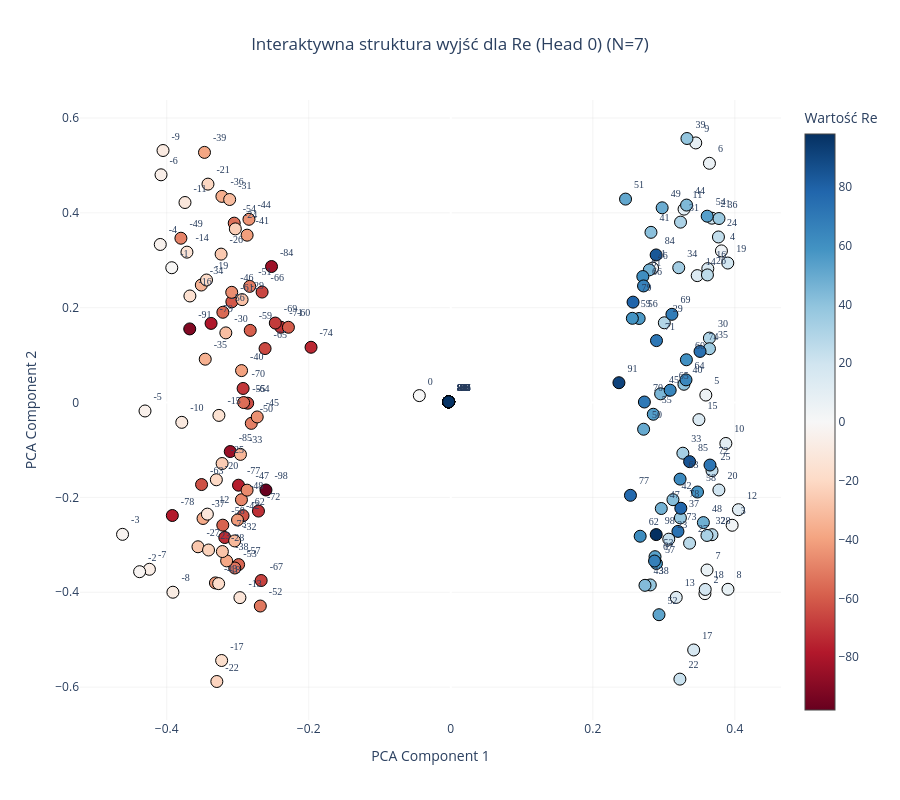
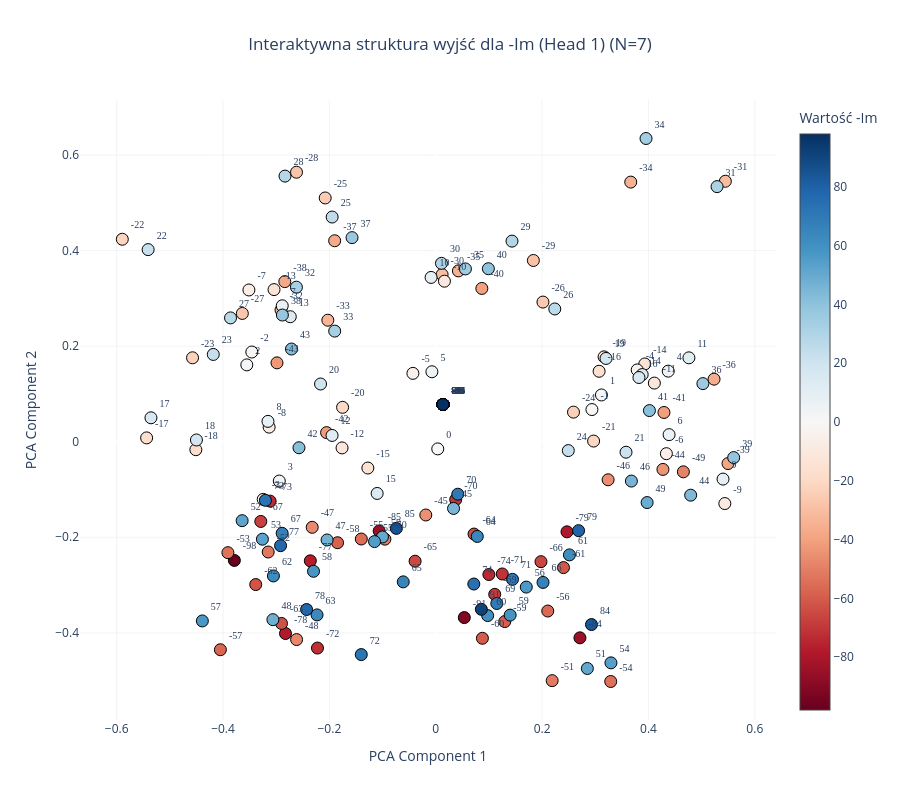
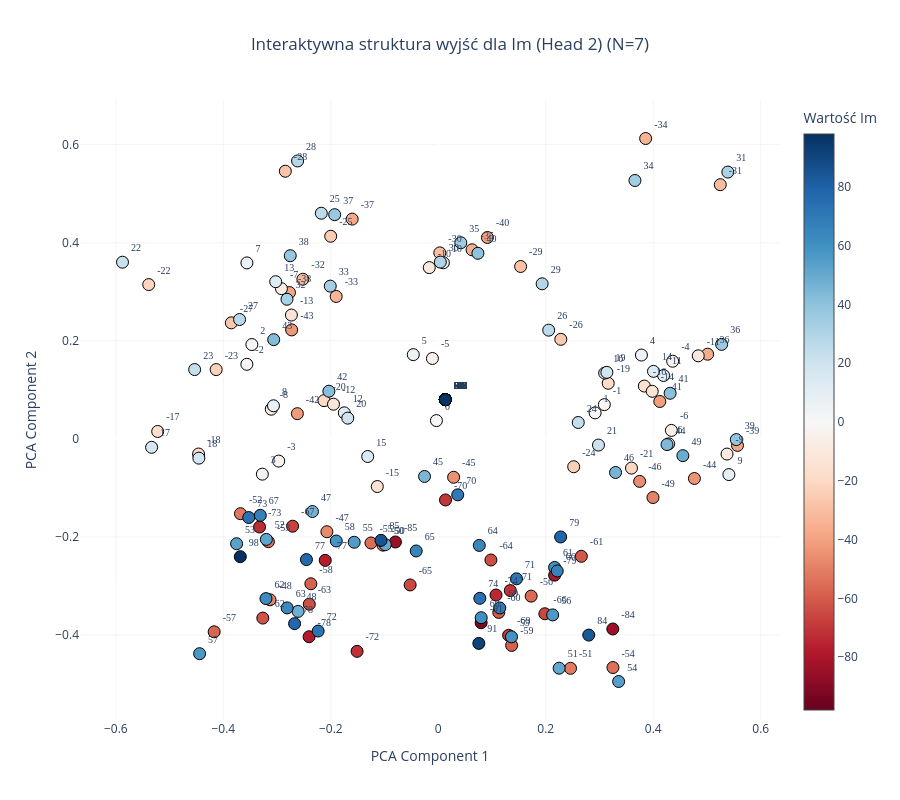
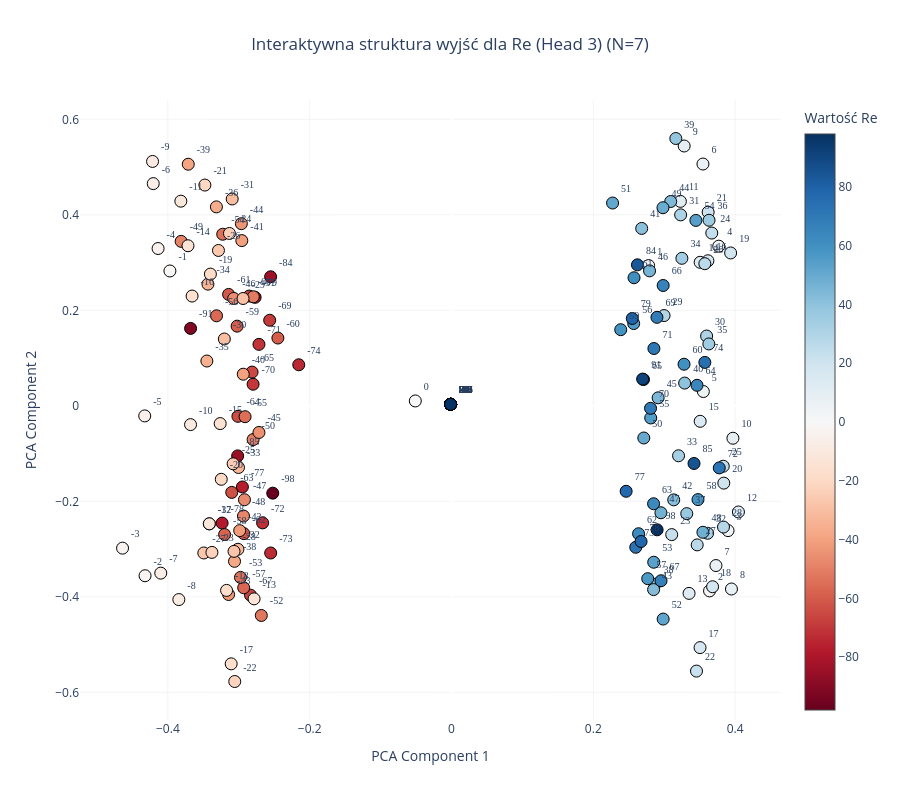

Here is the notebook cell these charts were saved with, in order:
### Code cell
# Wizualizacja pierwszej głowicy rzeczywistej (Head 0)
plot_output_head_plotly(model, N=N, head_idx=0)

plot_output_head_plotly(model, N=N, head_idx=1)

# Wizualizacja głowicy urojonej (Head 2)
plot_output_head_plotly(model, N=N, head_idx=2)

plot_output_head_plotly(model, N=N, head_idx=3)

### Figure 1 — Plotly figure (JSON) as saved in the notebook; plotly's stock layout.template omitted (floating-point values rounded to 4 significant figures; data arrays with more than 128 entries replaced by an {"elided": "..."} marker saying what was removed)
{"data": [{"hoverinfo": "text", "hovertext": {"elided": "197 str values"}, "marker": {"color": {"elided": "197 int values"}, "colorbar": {"title": {"text": "Wartość Re"}}, "colorscale": [[0, "rgb(103,0,31)"], [0.1, "rgb(178,24,43)"], [0.2, "rgb(214,96,77)"], [0.3, "rgb(244,165,130)"], [0.4, "rgb(253,219,199)"], [0.5, "rgb(247,247,247)"], [0.6, "rgb(209,229,240)"], [0.7, "rgb(146,197,222)"], [0.8, "rgb(67,147,195)"], [0.9, "rgb(33,102,172)"], [1, "rgb(5,48,97)"]], "line": {"color": "Black", "width": 1}, "showscale": true, "size": 12}, "mode": "markers+text", "text": {"elided": "197 str values"}, "textfont": {"family": "Arial Black", "size": 10}, "textposition": "top right", "type": "scatter", "x": {"elided": "197 float values"}, "y": {"elided": "197 float values"}}], "layout": {"height": 800, "paper_bgcolor": "white", "plot_bgcolor": "white", "showlegend": false, "title": {"text": "Interaktywna struktura wyjść dla Re (Head 0) (N=7)", "x": 0.5, "xanchor": "center"}, "width": 900, "xaxis": {"gridcolor": "rgba(200,200,200,0.2)", "title": {"text": "PCA Component 1"}}, "yaxis": {"gridcolor": "rgba(200,200,200,0.2)", "title": {"text": "PCA Component 2"}}}}

### Figure 2 — Plotly figure (JSON) as saved in the notebook; plotly's stock layout.template omitted (floating-point values rounded to 4 significant figures; data arrays with more than 128 entries replaced by an {"elided": "..."} marker saying what was removed)
{"data": [{"hoverinfo": "text", "hovertext": {"elided": "197 str values"}, "marker": {"color": {"elided": "197 int values"}, "colorbar": {"title": {"text": "Wartość -Im"}}, "colorscale": [[0, "rgb(103,0,31)"], [0.1, "rgb(178,24,43)"], [0.2, "rgb(214,96,77)"], [0.3, "rgb(244,165,130)"], [0.4, "rgb(253,219,199)"], [0.5, "rgb(247,247,247)"], [0.6, "rgb(209,229,240)"], [0.7, "rgb(146,197,222)"], [0.8, "rgb(67,147,195)"], [0.9, "rgb(33,102,172)"], [1, "rgb(5,48,97)"]], "line": {"color": "Black", "width": 1}, "showscale": true, "size": 12}, "mode": "markers+text", "text": {"elided": "197 str values"}, "textfont": {"family": "Arial Black", "size": 10}, "textposition": "top right", "type": "scatter", "x": {"elided": "197 float values"}, "y": {"elided": "197 float values"}}], "layout": {"height": 800, "paper_bgcolor": "white", "plot_bgcolor": "white", "showlegend": false, "title": {"text": "Interaktywna struktura wyjść dla -Im (Head 1) (N=7)", "x": 0.5, "xanchor": "center"}, "width": 900, "xaxis": {"gridcolor": "rgba(200,200,200,0.2)", "title": {"text": "PCA Component 1"}}, "yaxis": {"gridcolor": "rgba(200,200,200,0.2)", "title": {"text": "PCA Component 2"}}}}

### Figure 3 — Plotly figure (JSON) as saved in the notebook; plotly's stock layout.template omitted (floating-point values rounded to 4 significant figures; data arrays with more than 128 entries replaced by an {"elided": "..."} marker saying what was removed)
{"data": [{"hoverinfo": "text", "hovertext": {"elided": "197 str values"}, "marker": {"color": {"elided": "197 int values"}, "colorbar": {"title": {"text": "Wartość Im"}}, "colorscale": [[0, "rgb(103,0,31)"], [0.1, "rgb(178,24,43)"], [0.2, "rgb(214,96,77)"], [0.3, "rgb(244,165,130)"], [0.4, "rgb(253,219,199)"], [0.5, "rgb(247,247,247)"], [0.6, "rgb(209,229,240)"], [0.7, "rgb(146,197,222)"], [0.8, "rgb(67,147,195)"], [0.9, "rgb(33,102,172)"], [1, "rgb(5,48,97)"]], "line": {"color": "Black", "width": 1}, "showscale": true, "size": 12}, "mode": "markers+text", "text": {"elided": "197 str values"}, "textfont": {"family": "Arial Black", "size": 10}, "textposition": "top right", "type": "scatter", "x": {"elided": "197 float values"}, "y": {"elided": "197 float values"}}], "layout": {"height": 800, "paper_bgcolor": "white", "plot_bgcolor": "white", "showlegend": false, "title": {"text": "Interaktywna struktura wyjść dla Im (Head 2) (N=7)", "x": 0.5, "xanchor": "center"}, "width": 900, "xaxis": {"gridcolor": "rgba(200,200,200,0.2)", "title": {"text": "PCA Component 1"}}, "yaxis": {"gridcolor": "rgba(200,200,200,0.2)", "title": {"text": "PCA Component 2"}}}}

### Figure 4 — Plotly figure (JSON) as saved in the notebook; plotly's stock layout.template omitted (floating-point values rounded to 4 significant figures; data arrays with more than 128 entries replaced by an {"elided": "..."} marker saying what was removed)
{"data": [{"hoverinfo": "text", "hovertext": {"elided": "197 str values"}, "marker": {"color": {"elided": "197 int values"}, "colorbar": {"title": {"text": "Wartość Re"}}, "colorscale": [[0, "rgb(103,0,31)"], [0.1, "rgb(178,24,43)"], [0.2, "rgb(214,96,77)"], [0.3, "rgb(244,165,130)"], [0.4, "rgb(253,219,199)"], [0.5, "rgb(247,247,247)"], [0.6, "rgb(209,229,240)"], [0.7, "rgb(146,197,222)"], [0.8, "rgb(67,147,195)"], [0.9, "rgb(33,102,172)"], [1, "rgb(5,48,97)"]], "line": {"color": "Black", "width": 1}, "showscale": true, "size": 12}, "mode": "markers+text", "text": {"elided": "197 str values"}, "textfont": {"family": "Arial Black", "size": 10}, "textposition": "top right", "type": "scatter", "x": {"elided": "197 float values"}, "y": {"elided": "197 float values"}}], "layout": {"height": 800, "paper_bgcolor": "white", "plot_bgcolor": "white", "showlegend": false, "title": {"text": "Interaktywna struktura wyjść dla Re (Head 3) (N=7)", "x": 0.5, "xanchor": "center"}, "width": 900, "xaxis": {"gridcolor": "rgba(200,200,200,0.2)", "title": {"text": "PCA Component 1"}}, "yaxis": {"gridcolor": "rgba(200,200,200,0.2)", "title": {"text": "PCA Component 2"}}}}
